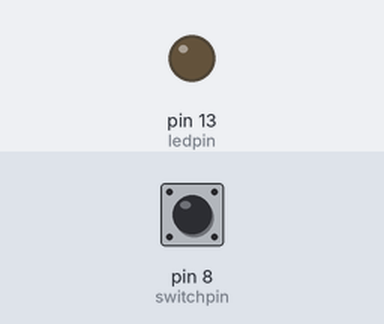
Simulated run of this sketch. Board: Arduino Uno, built with avr-gcc and run on an emulated ATmega328P. Parts: output pins drawn as LEDs (lit = HIGH). The inputs (shaded band) are chosen by the test bench; at power-on: pin 8 (switchpin) LOW.

Above: at 1.2 s.
1.3 s: pin 8 (switchpin) pulsed HIGH 5 times (0.12 s each, 0.3 s apart)
At 3.6 s:
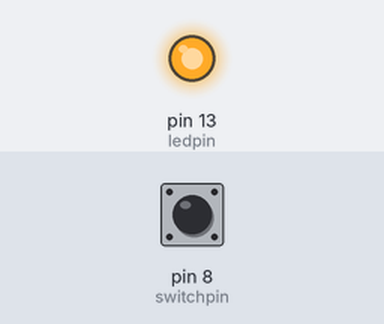
Timing chart, 0 to 5.1 s (numbered marks = the images above; inputs shaded):
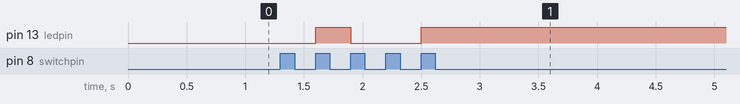

Measured:
- after the input at 1.3 s, pin 13 (ledpin): LOW → HIGH after 0.30 s, → LOW 0.30 s later, → HIGH 0.60 s later

The sketch:

2.ino
```cpp
int switchpin = 8;
int ledpin = 13;
bool last = LOW;
bool on = false;

void setup()
{
  pinMode(switchpin, INPUT);
  pinMode(ledpin, OUTPUT);
}

void loop()
{
  if (digitalRead(switchpin) == HIGH && last == LOW)
  {
    on = !on;
    last = HIGH;
  }
  else
  {
    last = digitalRead(switchpin);
  }
  digitalWrite(ledpin, on);
}
```
